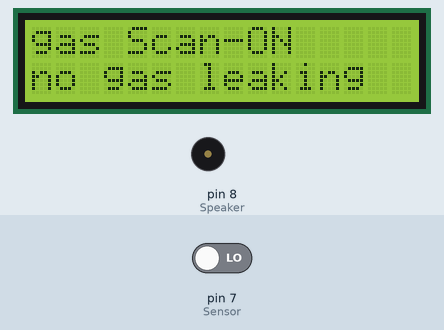
Recording of a sketch running on a simulated Arduino Uno, built with avr-gcc and run on an emulated ATmega328P. Shown: 16×2 character LCD, buzzer (waves = sounding, pin HIGH). The inputs (shaded band) are chosen by the test bench; at power-on: pin 7 (Sensor) LOW. The modem accepts every AT command (registered, SIM ready, sends succeed) and sends nothing else; what the sketch prints to the serial monitor is not drawn.

Above: at 1.7 s.
1.8 s: pin 7 (Sensor) driven HIGH
At 2.6 s:
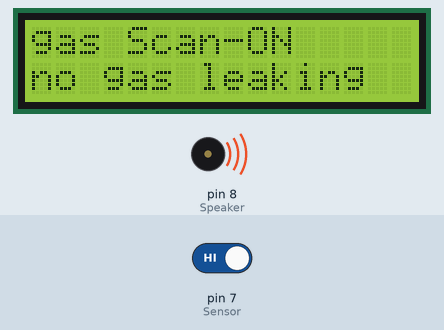
At 9.1 s:
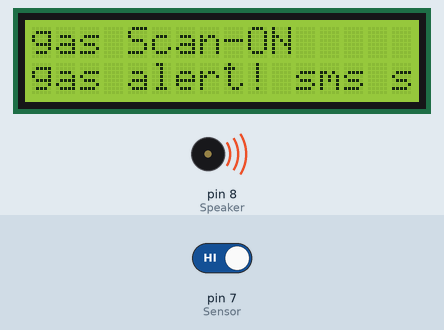
Timing chart, 0 to 9.3 s (numbered marks = the images above; inputs shaded):
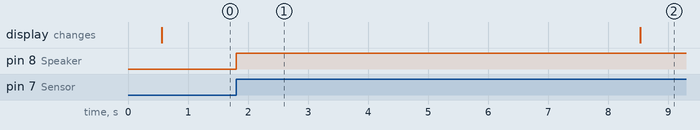

The sketch:

main.ino
```cpp
#include <SoftwareSerial.h>
#include <LiquidCrystal.h>
LiquidCrystal lcd(12, 11, 5, 4, 3, 2);
SoftwareSerial mySerial(9, 10);
int Sensor = 7;
int Speaker = 8;
int gas_value, gas_alert_val, gas_shut_val;
int gas_leak_status;
int sms_count = 0;

void setup()
{
  pinMode(Sensor, INPUT);
  pinMode(Speaker, OUTPUT);
  mySerial.begin(9600);
  Serial.begin(9600);
  lcd.begin(16, 2);
  delay(500);
}

void loop()
{
  checkgas();
  CheckshutDown();
  Serial.println(gas_value);
}

void checkgas()
{
  lcd.setCursor(0, 0);
  lcd.print("gas Scan-ON");
  gas_alert_val = digitalRead(Sensor);
  if (gas_alert_val == 1)
  {
    SetAlert();
  }
  else
  {
    lcd.setCursor(0, 1);
    lcd.print("no gas leaking");
  }
}

void SetAlert()
{
  digitalWrite(Speaker, HIGH);
  while (sms_count < 3)
  {
    SendTextMessage();
  }
  gas_leak_status = 1;
  lcd.setCursor(0, 1);
  lcd.print("gas alert! sms sent!");
}

void CheckshutDown()
{
  if (gas_leak_status = 0)
  {
    lcd.setCursor(0, 1);
    lcd.print("no gas leaking");
    digitalWrite(Speaker, LOW);
    sms_count = 0;
    gas_leak_status = 0;
  }
}

void SendTextMessage()
{
  mySerial.println("AT+CGMS=\"+phone_number\"\r");
  delay(1000);
  mySerial.println("Gas leaking!");
  delay(200);
  mySerial.println((char)26);
  delay(1000);
  sms_count++;
}
```

Measured:
- after the input at 1.8 s, pin 8 (Speaker): LOW → HIGH at once
